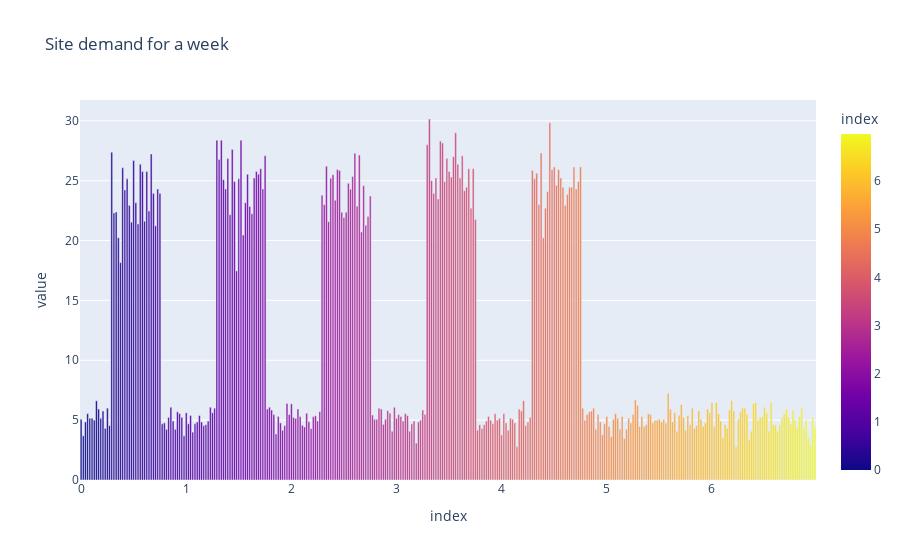

The code cell stored with this chart in its notebook:
### Code cell
import plotly.express as px

# df = px.data.gapminder().query("country=='Canada'")
df = manipulations.EquationManipulator().data_formatter(df, 'Site energy [kWh]', '* 2', 'Site power [kW]')

fig = px.bar(df, y=["Site energy [kWh]"], title='Site demand for a week', color=df.index) #, color=df.index
fig.show()

### Figure 1 — Plotly figure (JSON) as saved in the notebook; plotly's stock layout.template omitted (floating-point values rounded to 4 significant figures; data arrays with more than 128 entries replaced by an {"elided": "..."} marker saying what was removed)
{"data": [{"alignmentgroup": "True", "hovertemplate": "index=%{marker.color}<br>value=%{y}<extra></extra>", "legendgroup": "", "marker": {"color": {"elided": "336 float values"}, "coloraxis": "coloraxis", "pattern": {"shape": ""}}, "name": "", "offsetgroup": "", "orientation": "v", "showlegend": false, "textposition": "auto", "type": "bar", "x": {"elided": "336 float values"}, "xaxis": "x", "y": {"elided": "336 float values"}, "yaxis": "y"}], "layout": {"barmode": "relative", "coloraxis": {"colorbar": {"title": {"text": "index"}}, "colorscale": [[0, "#0d0887"], [0.1111, "#46039f"], [0.2222, "#7201a8"], [0.3333, "#9c179e"], [0.4444, "#bd3786"], [0.5556, "#d8576b"], [0.6667, "#ed7953"], [0.7778, "#fb9f3a"], [0.8889, "#fdca26"], [1, "#f0f921"]]}, "legend": {"tracegroupgap": 0}, "title": {"text": "Site demand for a week"}, "xaxis": {"anchor": "y", "domain": [0, 1], "title": {"text": "index"}}, "yaxis": {"anchor": "x", "domain": [0, 1], "title": {"text": "value"}}}}
